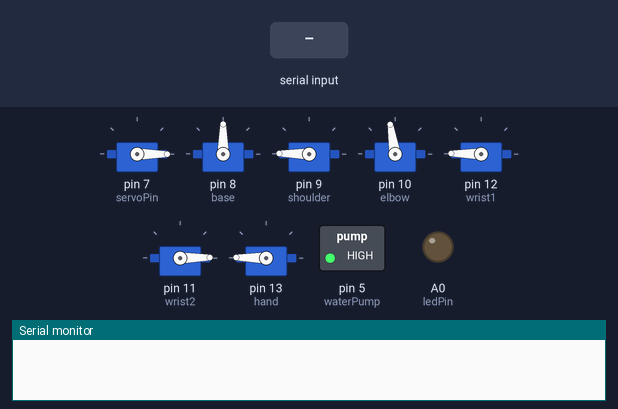
Simulated run of this sketch. Board: Arduino Uno, built with avr-gcc and run on an emulated ATmega328P. Parts: 7 × servo, switched loads named in the sketch (green lamp = pin HIGH), output pins drawn as LEDs (lit = HIGH), the last lines printed to the serial monitor. Inputs (shaded band) come from the test bench.

Above: at 19.9 s.
20.0 s: "6" received over Serial
At 20.4 s:
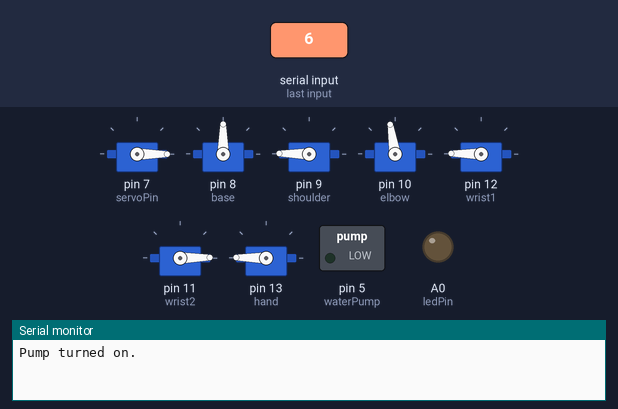
21.5 s: "a" received over Serial
At 22.7 s:
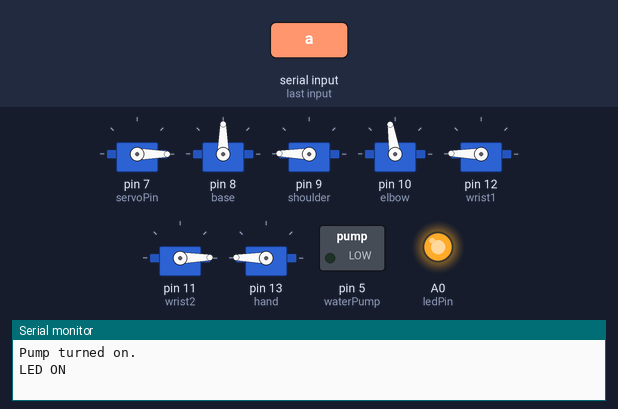
23.0 s: "5" received over Serial
At 23.9 s:
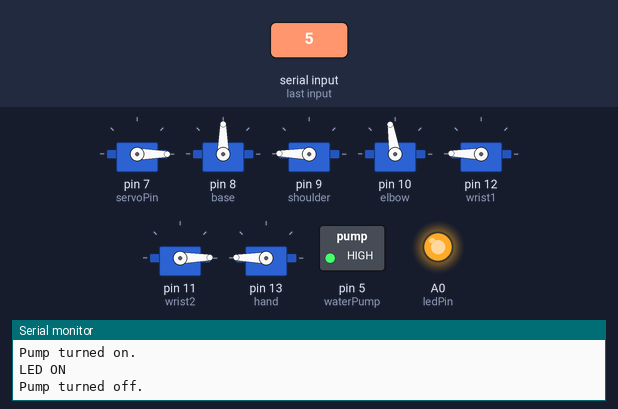
24.5 s: "8" received over Serial
At 25.0 s:
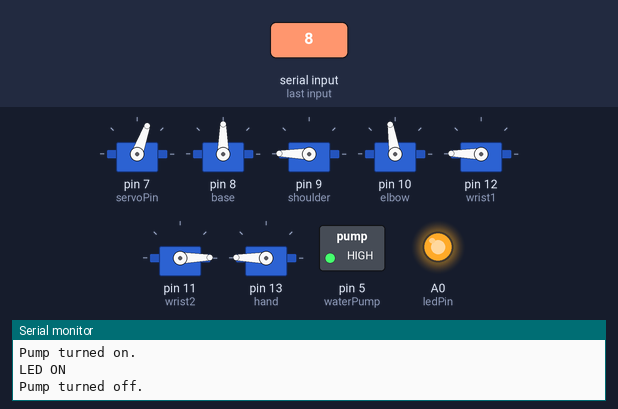
Timing chart, 0 to 28.0 s (numbered marks = the images above; inputs shaded):
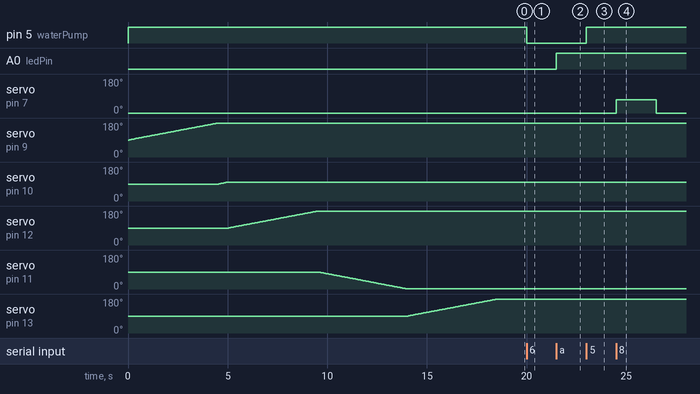

The sketch:

ESP32_AQUABOT_3_August_2023.ino
```cpp
#include <Servo.h>
#include <NewPing.h>

const int waterPump = 5;             // Relay Pin = 5
const int soilMoistureSensor = A2;   // Soil Moisture Sensor Pin = A2
const int servoPin = 7;
const int startPos = 0;
const int endPos = 70;
const int ledPin = A0;

const int TRIGGER_PIN = 2;
const int ECHO_PIN = 3;
const int MAX_DISTANCE = 200; // Maximum distance we want to sense (in centimeters)
const int HARVEST_DISTANCE_MIN = 4; // Minimum distance (in centimeters) for the plant to be ready for harvest
const int HARVEST_DISTANCE_MAX = 10; // Maximum distance (in centimeters) for the plant to be ready for harvest

Servo myServo;
NewPing sonar(TRIGGER_PIN, ECHO_PIN, MAX_DISTANCE);

Servo base;
Servo shoulder;
Servo elbow;
Servo wrist1;  // Wrist 1 servo declaration
Servo wrist2;  // Wrist 2 servo declaration
Servo hand;

const int HOME_POSITION[] = {90, 180, 100, 180, 0, 180}; // Adjusted base angle to 40
const int PICKUP_POSITION[] = {114, 154, 145, 180, 0, 180}; // Hand at 180 degrees to close
const int DROP_POSITIONS[][6] = {
  {97, 140, 147, 180, 0, 180},
  {83, 140, 147, 180, 0, 180},
  {69, 140, 147, 180, 0, 180}
};
const int NUM_DROP_POSITIONS = sizeof(DROP_POSITIONS) / sizeof(DROP_POSITIONS[0]);

void setup() {
  Serial.begin(9600);
  pinMode(waterPump, OUTPUT);
  digitalWrite(waterPump, HIGH); // Ensure the water pump is initially turned off
  pinMode(ledPin, OUTPUT);
  digitalWrite(ledPin, LOW);
  myServo.attach(servoPin);
  myServo.write(startPos);

  initializeServos();
  initializeArm(); // Slow initialization before entering the main loop
}

void loop() {
  // Check if there's data available in the serial buffer
  if (Serial.available() > 0) {
    char command = Serial.read(); // Read the incoming character from serial

    if (command == '5') {
      digitalWrite(waterPump, HIGH); // Turn on the water pump
      Serial.println("Pump turned off.");
    } else if (command == '6') {
      digitalWrite(waterPump, LOW); // Turn off the water pump
      Serial.println("Pump turned on.");


    } else if (command == '7') {
      //Read and display soil moisture percentage:
      int sensorValue = analogRead(soilMoistureSensor); //Read the analog value from the soil moisture sensor
      int percentage = map(sensorValue, 0, 1023, 0, 100); //Map the sensor value to a percentage (0-100)

      //Send the water level as a response to the ESP32:
      Serial.println(percentage);

      /* Serial.print("Soil moisture: ");
      Serial.print(percentage);
      Serial.println("%"); */

      // Display pump status
      Serial.print("Pump Status: ");
      if (digitalRead(waterPump) == LOW) {
        Serial.println("ON");
      } else {
        Serial.println("OFF");
      }
    } else if (command == '8') {
      myServo.write(endPos); // Move the servo to 70 degrees
      delay(2000); // Wait for 2 seconds
      myServo.write(startPos); // Move the servo back to 0 degrees
    } else if (command == '0') {
      measureAndDisplayDistance();
    } else if (command == 'a') {
      digitalWrite(ledPin, HIGH);
      Serial.println("LED ON");
    } else if (command == 'b') {
      digitalWrite(ledPin, LOW);
      Serial.println("LED OFF");
    }
    else {
      executeAction(command);
    }

    // Wait for a short time to avoid rapid switching due to continuous input
    delay(500);

  }
}

void initializeServos() {
  base.attach(8);
  shoulder.attach(9);
  elbow.attach(10);
  wrist1.attach(12);  // Corrected assignment: wrist1 should be connected to pin 6
  wrist2.attach(11);  // Corrected assignment: wrist2 should be connected to pin 5
  hand.attach(13);

  // Slow initialization
  moveServosSlowly(HOME_POSITION);
}

void initializeArm() {
  moveServosSlowly(HOME_POSITION);
}

void executeAction(int action) {
  if (action >= '1' && action <= '4') {
    int dropIndex = action - '1';
    moveServos(PICKUP_POSITION);
    delay(100); // Delay after reaching PICKUP_POSITION (0.1 seconds)

    // Close the hand
    hand.write(0); // The hand servo may be inverted, so 0 represents the fully closed position
    delay(500); // Wait for 5 seconds to simulate holding the object

    // Move to the drop position
    moveServos(DROP_POSITIONS[dropIndex]);
    delay(500); // Wait for 5 seconds after reaching the drop position

    // Open the hand (return to pickup position)
    hand.write(180); // The hand servo may be inverted, so 180 represents the fully open position
    delay(100); // Delay after reaching PICKUP_POSITION (0.1 seconds)

    moveServosSlowly(HOME_POSITION); // Return to the home position
  } else {
    Serial.println("Invalid input");
  }
}

void moveServos(const int angles[]) {
  int currentAngles[] = {base.read(), shoulder.read(), elbow.read(), wrist1.read(), wrist2.read(), hand.read()};
  const int speedDelay = 20;  // Adjust this value for slower movement

  for (int i = 0; i < 6; i++) {
    int currentAngle = currentAngles[i];
    int targetAngle = angles[i];

    for (int angle = currentAngle; angle != targetAngle; angle += (targetAngle > currentAngle) ? 1 : -1) {
      setServoAngle(i, angle);
      delay(speedDelay);
    }
  }
}

void moveServosSlowly(const int angles[]) {
  int currentAngles[] = {base.read(), shoulder.read(), elbow.read(), wrist1.read(), wrist2.read(), hand.read()};
  const int speedDelay = 50;  // Adjust this value for even slower movement

  for (int i = 0; i < 6; i++) {
    int currentAngle = currentAngles[i];
    int targetAngle = angles[i];

    for (int angle = currentAngle; angle != targetAngle; angle += (targetAngle > currentAngle) ? 1 : -1) {
      setServoAngle(i, angle);
      delay(speedDelay);
    }
  }
}

void setServoAngle(int servoIndex, int angle) {
  switch (servoIndex) {
    case 0:
      base.write(angle);
      break;
    case 1:
      shoulder.write(angle);
      break;
    case 2:
      elbow.write(angle);
      break;
    case 3:
      wrist1.write(angle);
      break;
    case 4:
      wrist2.write(angle);
      break;
    case 5:
      hand.write(angle);
      break;
    default:
      break;
  }
}

void measureAndDisplayDistance() {
  delay(50); // Wait for a short time to stabilize readings

  unsigned int distance = sonar.ping_cm(); // Get the distance in centimeters

  Serial.print("Distance: ");
  Serial.print(distance);
  Serial.println(" cm");

  if (distance >= HARVEST_DISTANCE_MIN && distance <= HARVEST_DISTANCE_MAX) {
    Serial.println("Plant is ready to harvest!");
  } else {
    Serial.println("Plant is not ready for harvest.");
  }
}
```

Measured:
- after the input at 20.0 s, pin 5 (waterPump): HIGH → LOW at once
- after the input at 21.5 s, A0 (ledPin): LOW → HIGH at once
- after the input at 23.0 s, pin 5 (waterPump): LOW → HIGH at once
- after the input at 24.5 s, servo on pin 7 (servoPin): 0° → 70° at once, → 0° 2.0 s later
